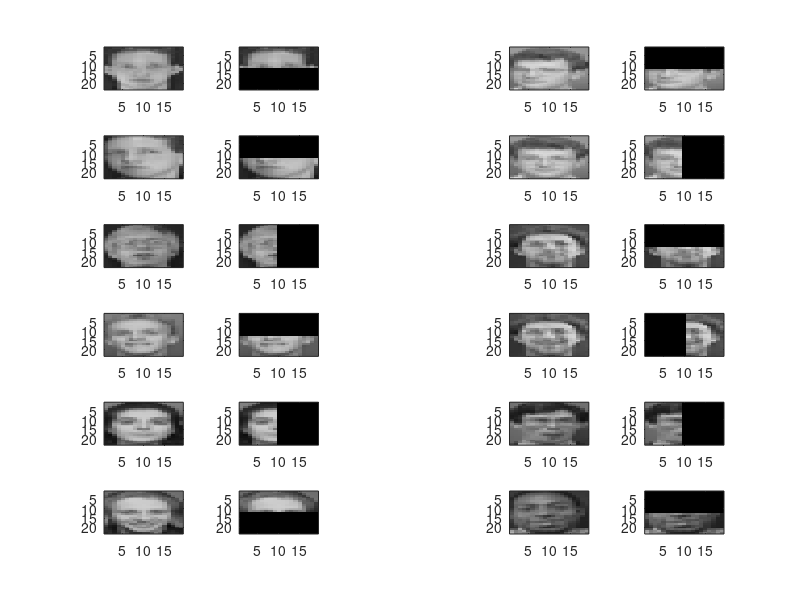

Write the MATLAB code that produced this figure.
addpath('../Datasets')
load('ATT_occlusion_contamination')
subplot(6,5,1), subimage(reshape(data_real(1,:)/256,23,19))
subplot(6,5,6), subimage(reshape(data_real(4,:)/256,23,19))
subplot(6,5,11), subimage(reshape(data_real(15,:)/256,23,19))
subplot(6,5,16), subimage(reshape(data_real(50,:)/256,23,19))
subplot(6,5,21), subimage(reshape(data_real(100,:)/256,23,19))
subplot(6,5,26), subimage(reshape(data_real(120,:)/256,23,19))

subplot(6,5,4), subimage(reshape(data_real(59,:)/256,23,19))
subplot(6,5,9), subimage(reshape(data_real(60,:)/256,23,19))
subplot(6,5,14), subimage(reshape(data_real(65,:)/256,23,19))
subplot(6,5,19), subimage(reshape(data_real(70,:)/256,23,19))
subplot(6,5,24), subimage(reshape(data_real(200,:)/256,23,19))
subplot(6,5,29), subimage(reshape(data_real(220,:)/256,23,19))


load('ATT')
subplot(6,5,2), subimage(reshape(data_contamination(1,:)/256,23,19))
subplot(6,5,7), subimage(reshape(data_contamination(4,:)/256,23,19))
subplot(6,5,12), subimage(reshape(data_contamination(15,:)/256,23,19))
subplot(6,5,17), subimage(reshape(data_contamination(50,:)/256,23,19))
subplot(6,5,22), subimage(reshape(data_contamination(100,:)/256,23,19))
subplot(6,5,27), subimage(reshape(data_contamination(120,:)/256,23,19))


subplot(6,5,5), subimage(reshape(data_contamination(59,:)/256,23,19))
subplot(6,5,10), subimage(reshape(data_contamination(60,:)/256,23,19))
subplot(6,5,15), subimage(reshape(data_contamination(65,:)/256,23,19))
subplot(6,5,20), subimage(reshape(data_contamination(70,:)/256,23,19))
subplot(6,5,25), subimage(reshape(data_contamination(200,:)/256,23,19))
subplot(6,5,30), subimage(reshape(data_contamination(220,:)/256,23,19))
